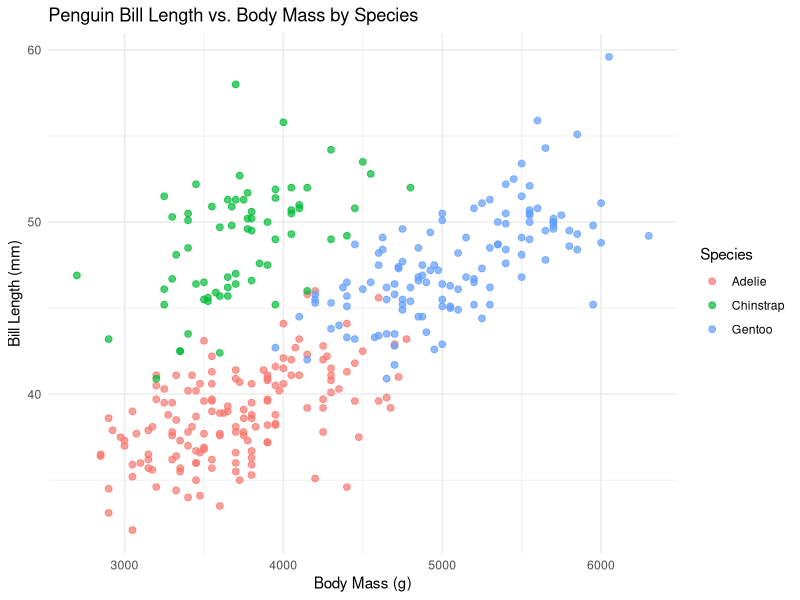

Here is the R script that generated this plot:
## ---- chunk 1
# The libraries needed to process this code
library(tidyverse)
library(palmerpenguins)
## ---- chunk 2
# Process the data
penguins_clean <- penguins |>
  drop_na(body_mass_g, bill_length_mm) |>          # remove the 2 penguins with missing measurements
  select(species, island, sex, body_mass_g, bill_length_mm) |>
  mutate(body_mass_kg = body_mass_g / 1000)        # add a column in kg

# Summary by species
penguin_summary <- penguins_clean |>
  group_by(species) |>
  summarise(
    n = n(),
    mean_mass_g = mean(body_mass_g),
    mean_bill_mm = mean(bill_length_mm),
    .groups = "drop"
  ) |>
  arrange(desc(mean_mass_g))

penguin_summary

# Plot the processed data
yo_mama <- ggplot(penguins_clean,
                  aes(x = body_mass_g, y = bill_length_mm, color = species)) +
  geom_point(alpha = 0.7, size = 2) +
  labs(
    title = "Penguin Bill Length vs. Body Mass by Species",
    x = "Body Mass (g)",
    y = "Bill Length (mm)",
    color = "Species"
  ) +
  theme_minimal()

yo_mama
